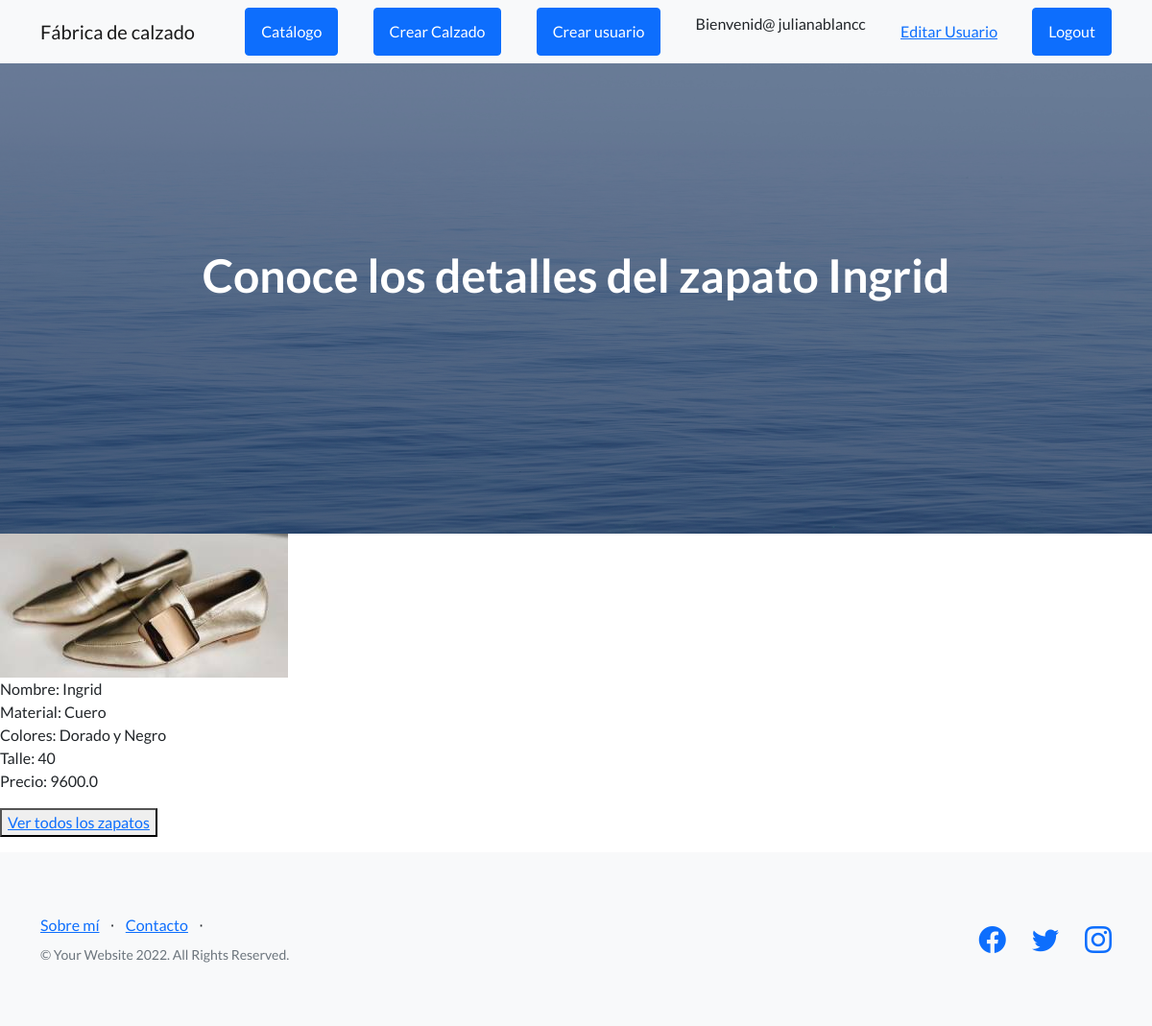
The app's page /AppFabrica/detallezapato/11 (signed in) with its own data.
### AppFabrica/models.py (models this page shows, shortened)
class Zapato (models.Model):
    nombre = models.CharField(max_length=50, default=None)
    material = models.CharField(max_length=50, default=None)
    color = models.CharField(max_length=50, default=None)
    talle = models.IntegerField(default=None)
    stock = models.IntegerField(default=None)
    precio = models.FloatField(default=None)
    foto = models.ImageField(upload_to='images/', null=True, blank=True)

### AppFabrica/views.py (the view)
class detalle_zapato (DetailView):
    model = Zapato
    template_name = 'verzapato.html'
    context_object_name = "zapato"

### AppFabrica/templates/verzapato.html (shortened to what this page needs)
{% extends 'padre.html' %}
{% load static %}
{% block contenidoDinamico%}
<header class="masthead">
    <div class="container position-relative">
        <div class="row justify-content-center">
            <div class="col-xl-20">
                <div class="text-center text-white">
                    <h1 class="mb-5">Conoce los detalles del zapato {{zapato.nombre}}</h1>
                </div>
            </div>
        </div>
    </div>
</header>
<img src="{{zapato.foto.url}}" alt="foto_producto">
<p> Nombre: {{zapato.nombre}} <br> Material: {{zapato.material}} <br> Colores: {{zapato.color}} <br> Talle: {{zapato.talle}}<br>Precio: {{zapato.precio}}</p>
     <div>
        <button>
            <a href= "{% url 'lista_zapatos'%}"> Ver todos los zapatos </a>
        </button>
    </div>
{% endblock contenidoDinamico%}

### AppFabrica/templates/padre.html (shortened to what this page needs)
<!DOCTYPE html>
<html lang="en">
    <head>
        {% load static %}
        <link href="https://cdn.jsdelivr.net/npm/bootstrap-icons@1.5.0/font/bootstrap-icons.css" rel="stylesheet" type="text/css" />
        <link href= "{% static '/css/styles.css' %}" rel="stylesheet" />
    </head>
    <body>
        <nav class="navbar navbar-light bg-light static-top">
            <div class="container">
                <a class="navbar-brand" href= "{% url 'inicio' %}">Fábrica de calzado</a>
                <a class="btn btn-primary" href= "{% url 'lista_zapatos' %}" >Catálogo</a>
                {% if user.is_authenticated %}
                    {% if user.is_authenticated and user.is_staff  %}
                <a class="btn btn-primary" href= "{% url 'crearzapato' %}" >Crear Calzado</a>
                <a class="btn btn-primary" href= "{% url 'registrar' %}" >Crear usuario</a>
                {% endif %}
                <p> Bienvenid@ {{user.username}} </p>
                <a href= "{% url 'editar_usuario' %}" >Editar Usuario</a>
                <a class="btn btn-primary" href= "{% url 'logout' %}" >Logout</a>
                {% else %}
                <a class="btn btn-primary" href="{% url 'suscriptores' %}">Suscribirse</a>
                <a class="btn btn-primary" href= "{% url 'form_mayorista' %}" >Compra Mayorista</a>
                <a class="btn btn-primary" href= "{% url 'login' %}" >Login</a>
                {% endif %}
            </div>
        </nav>
        {% block contenidoDinamico%}
        {% endblock contenidoDinamico%}
        <footer class="footer bg-light">
            <div class="container">
                <div class="row">
                    <div class="col-lg-6 h-100 text-center text-lg-start my-auto">
                        <ul class="list-inline mb-2">
                            <li class="list-inline-item"><a href="{% url 'sobremi' %}">Sobre mí</a></li>
                            <li class="list-inline-item">⋅</li>
                            <li class="list-inline-item"><a href="{% url 'form_mayorista' %}">Contacto</a></li>
                            <li class="list-inline-item">⋅</li>
                        </ul>
                        <p class="text-muted small mb-4 mb-lg-0">&copy; Your Website 2022. All Rights Reserved.</p>
                    </div>
                    <div class="col-lg-6 h-100 text-center text-lg-end my-auto">
                        <ul class="list-inline mb-0">
                            <li class="list-inline-item me-4">
                                <a href="#!"><i class="bi-facebook fs-3"></i></a>
                            </li>
                            <li class="list-inline-item me-4">
                                <a href="#!"><i class="bi-twitter fs-3"></i></a>
                            </li>
                            <li class="list-inline-item">
                                <a href="#!"><i class="bi-instagram fs-3"></i></a>
                            </li>
                        </ul>
                    </div>
                </div>
            </div>
        </footer>
    </body>
</html>

### records on screen
Zapato: nombre "Ingrid", foto (picture), material "Cuero", color "Dorado y Negro", talle "40", precio "9600.0"

### other values on screen
{{ user.username }} "julianablancc"
